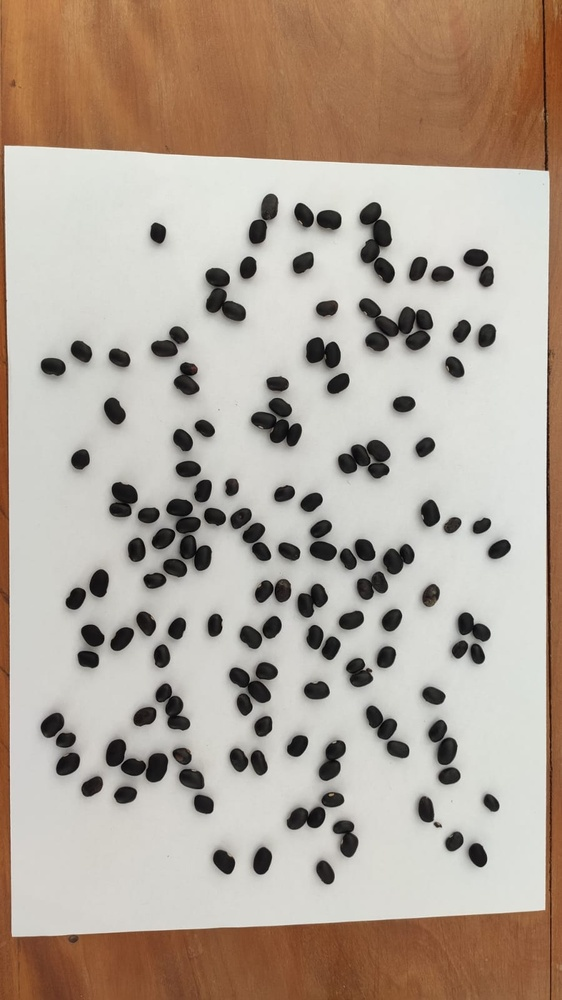
#> input picture imagens/boas/feijoes_normais_01.jpeg, 562 x 1000 px, shrunk from 900 x 1600 before the run
$ python -i extrator.py   (imports and definitions only)
#> lines starting #> are read from the running program, lines starting #| are printed output that depends on the picture; after the words box and inside, x2 and y2 are one past the last pixel; in counts of white or black regions, pixels touching at a corner belong together
#> further down, picture is the input picture: shape (1000, 562, 3); mean B, G, R 151.3, 164.1, 177.7
import cv2
import numpy as np

def extrair_caracteristicas(img):
    gray = cv2.cvtColor(img, cv2.COLOR_BGR2GRAY)
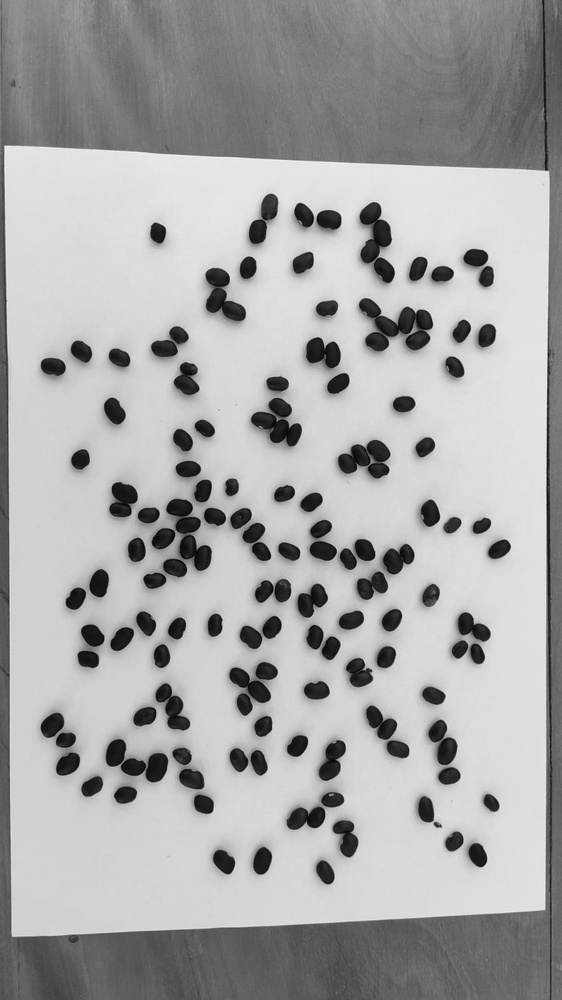
#> gray: shape (1000, 562); min 0, max 246, mean 166.7
    _, thresh = cv2.threshold(gray, 200, 255, cv2.THRESH_BINARY_INV)
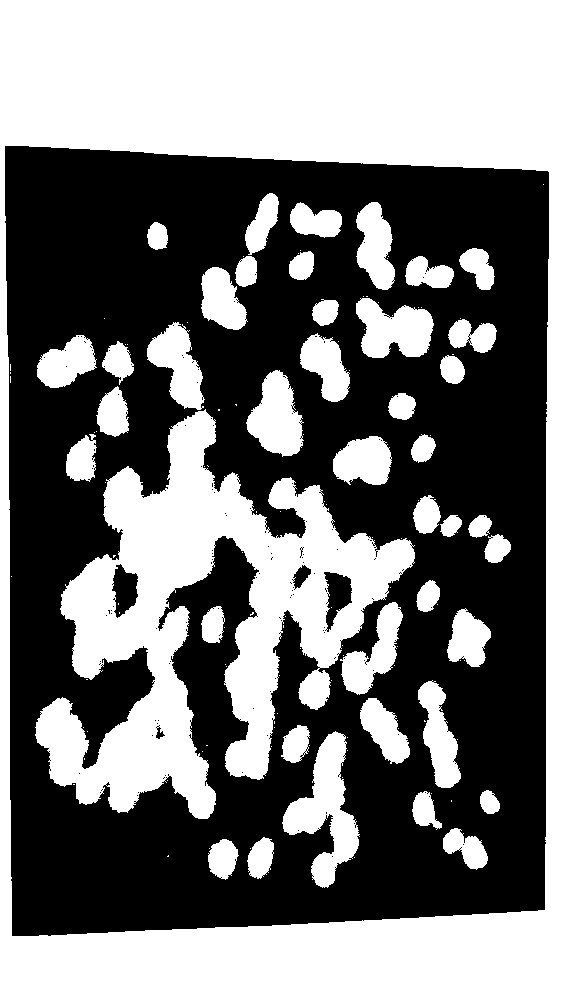
#> thresh: shape (1000, 562); 47.1% white; 131 white regions (89 under 20 px), largest, box (x1, y1, x2, y2) and area: (0, 0, 562, 1000) 150637, (35, 409, 415, 819) 60186, (282, 731, 360, 888) 5203
    contornos, _ = cv2.findContours(thresh, cv2.RETR_EXTERNAL, cv2.CHAIN_APPROX_SIMPLE)
#> contornos = [[[0, 0], [0, 999], [561, 999], [561, 0]]]

    if not contornos:
        return [0, 0, 0, 0]

    c = max(contornos, key=cv2.contourArea)
#> c = [[0, 0], [0, 999], [561, 999], [561, 0]]
    area = cv2.contourArea(c)
#> area = 560439
    perimetro = cv2.arcLength(c, True)
#> perimetro = 3120
    circularidade = 4 * np.pi * area / (perimetro ** 2 + 1e-5)
#> circularidade = 0.723
    cor_media = np.mean(gray)
#> cor_media = 166.7
    return [area, perimetro, circularidade, cor_media]

>>> import cv2
>>> picture = cv2.imread('imagens/boas/feijoes_normais_01.jpeg')
>>> result = extrair_caracteristicas(picture)
#> result = [560439, 3120, 0.723, 166.7]

$ run again, on imagens/boas/feijoes_normais_02.jpeg
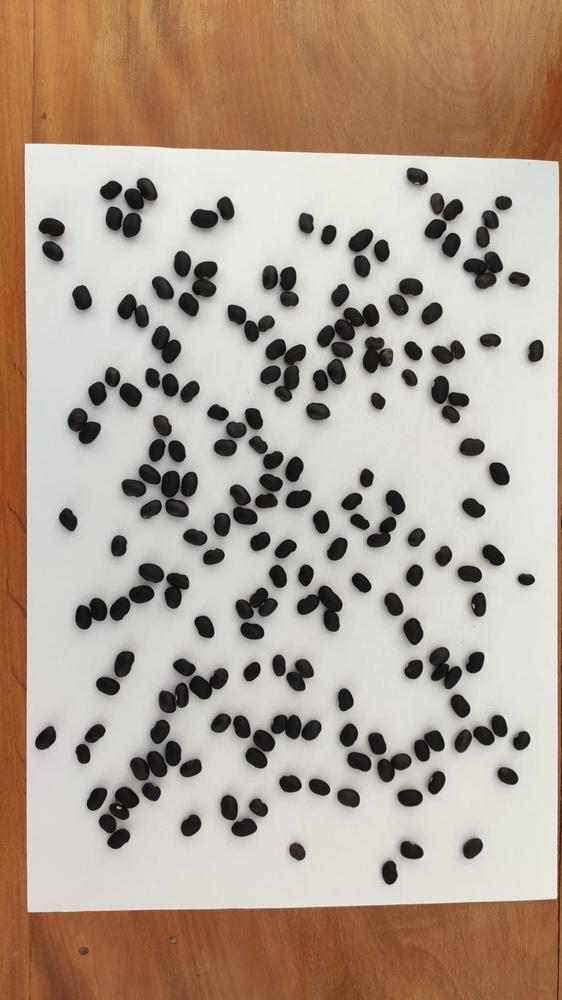
#> input picture imagens/boas/feijoes_normais_02.jpeg, 562 x 1000 px, shrunk from 900 x 1600 before the run
#> picture is the input picture: shape (1000, 562, 3); mean B, G, R 145.5, 160, 177
#> in extrair_caracteristicas, `gray = cv2.cvtColor(img, cv2.COLOR_BGR2GRAY)`:
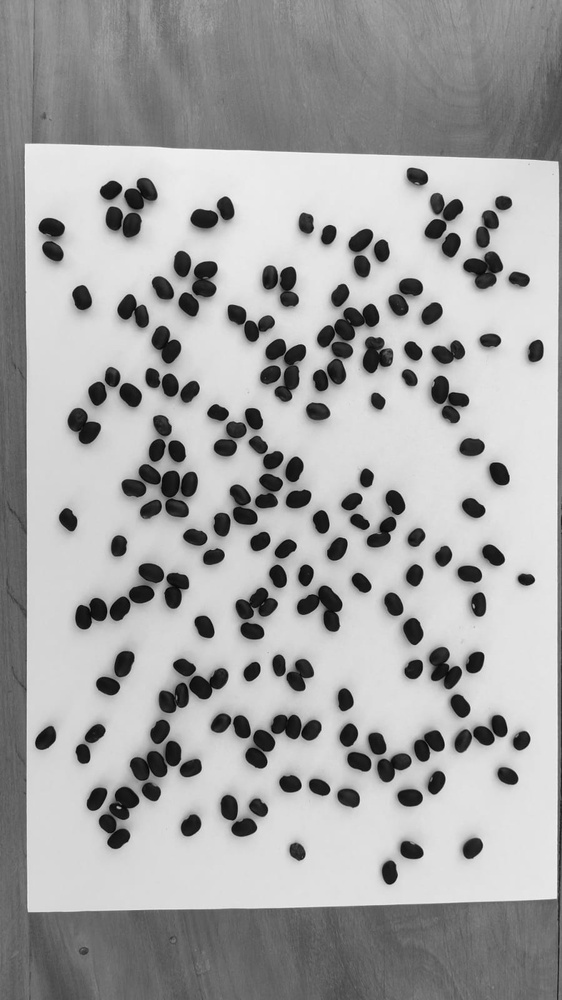
#> gray: shape (1000, 562); min 1, max 248, mean 163.5
#> in extrair_caracteristicas, `_, thresh = cv2.threshold(gray, 200, 255, cv2.THRESH_BINARY_INV)`:
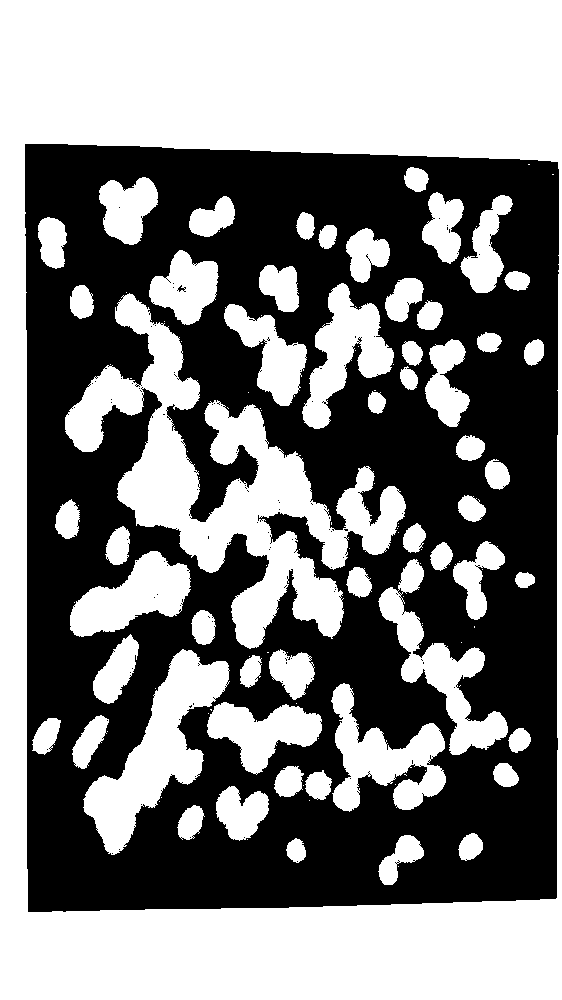
#> thresh: shape (1000, 562); 50.4% white; 115 black regions (113 under 20 px), largest, box (x1, y1, x2, y2) and area: (25, 144, 559, 912) 278803, (177, 285, 186, 292) 28
#> contornos = [[[0, 0], [0, 999], [561, 999], [561, 0]]]
#> c = [[0, 0], [0, 999], [561, 999], [561, 0]]
#> area = 560439
#> perimetro = 3120
#> circularidade = 0.723
#> cor_media = 163.5
#> result = [560439, 3120, 0.723, 163.5]

$ run again, on imagens/boas/feijoes_normais_03.jpeg
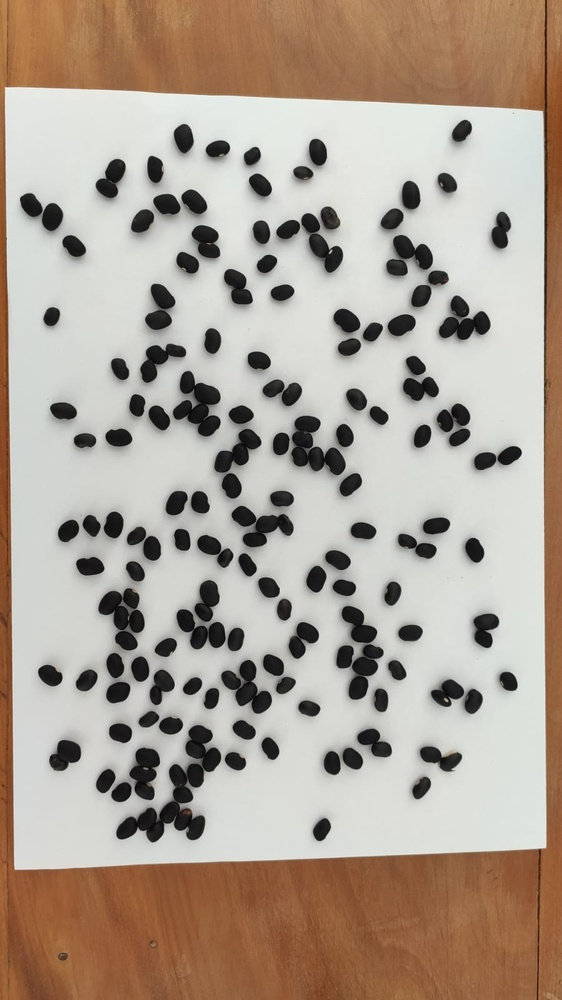
#> input picture imagens/boas/feijoes_normais_03.jpeg, 562 x 1000 px, shrunk from 900 x 1600 before the run
#> picture is the input picture: shape (1000, 562, 3); mean B, G, R 147.6, 160.1, 173
#> in extrair_caracteristicas, `gray = cv2.cvtColor(img, cv2.COLOR_BGR2GRAY)`:
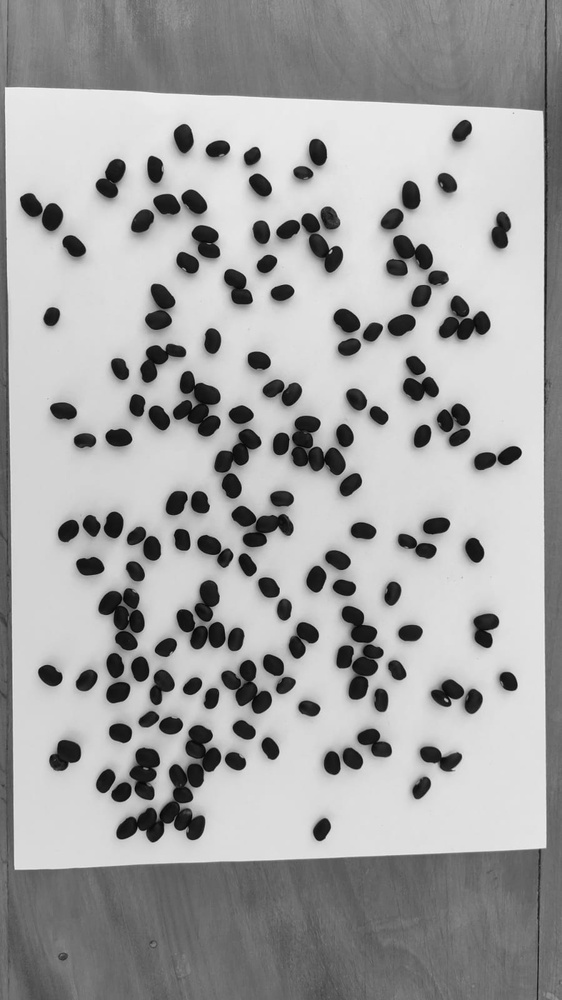
#> gray: shape (1000, 562); min 0, max 247, mean 162.6
#> in extrair_caracteristicas, `_, thresh = cv2.threshold(gray, 200, 255, cv2.THRESH_BINARY_INV)`:
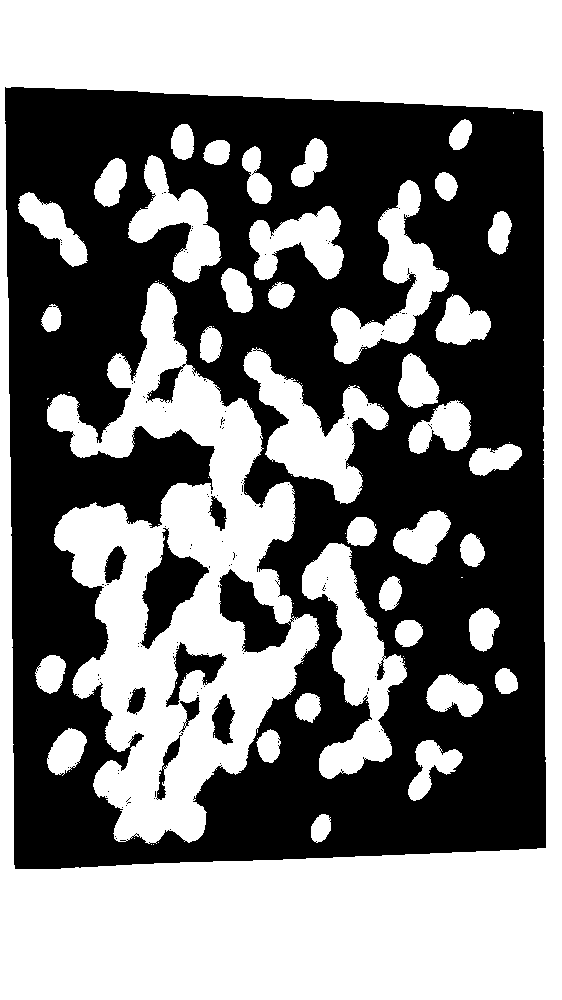
#> thresh: shape (1000, 562); 50.4% white; 154 black regions (145 under 20 px), largest, box (x1, y1, x2, y2) and area: (5, 87, 546, 869) 270990, (140, 528, 209, 649) 3313, (166, 642, 227, 707) 1298
#> contornos = [[[0, 0], [0, 999], [561, 999], [561, 0]]]
#> c = [[0, 0], [0, 999], [561, 999], [561, 0]]
#> area = 560439
#> perimetro = 3120
#> circularidade = 0.723
#> cor_media = 162.6
#> result = [560439, 3120, 0.723, 162.6]

$ run again, on imagens/boas/feijoes_normais_04 (1).jpeg
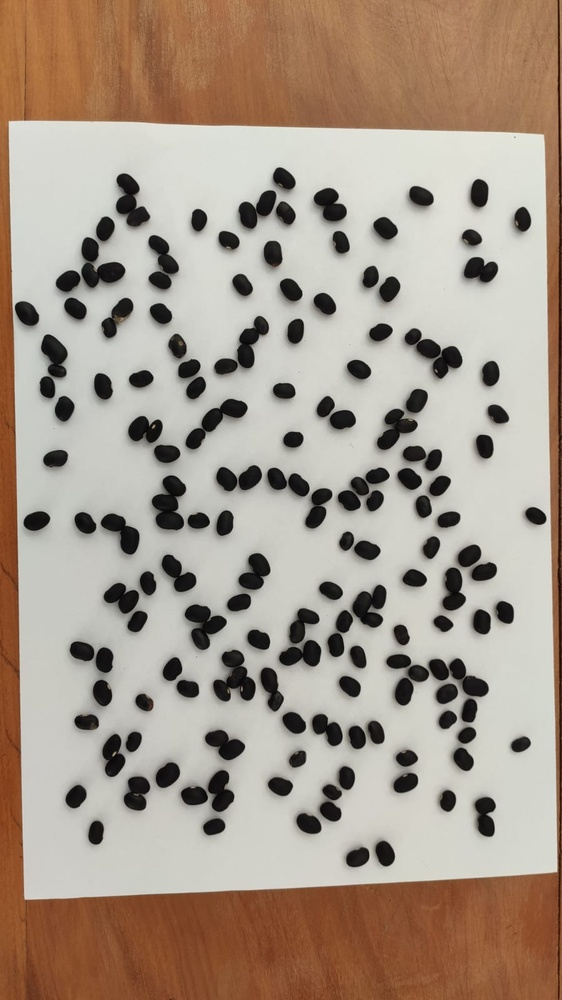
#> input picture imagens/boas/feijoes_normais_04 (1).jpeg, 562 x 1000 px, shrunk from 900 x 1600 before the run
#> picture is the input picture: shape (1000, 562, 3); mean B, G, R 137.8, 151.9, 166.6
#> in extrair_caracteristicas, `gray = cv2.cvtColor(img, cv2.COLOR_BGR2GRAY)`:
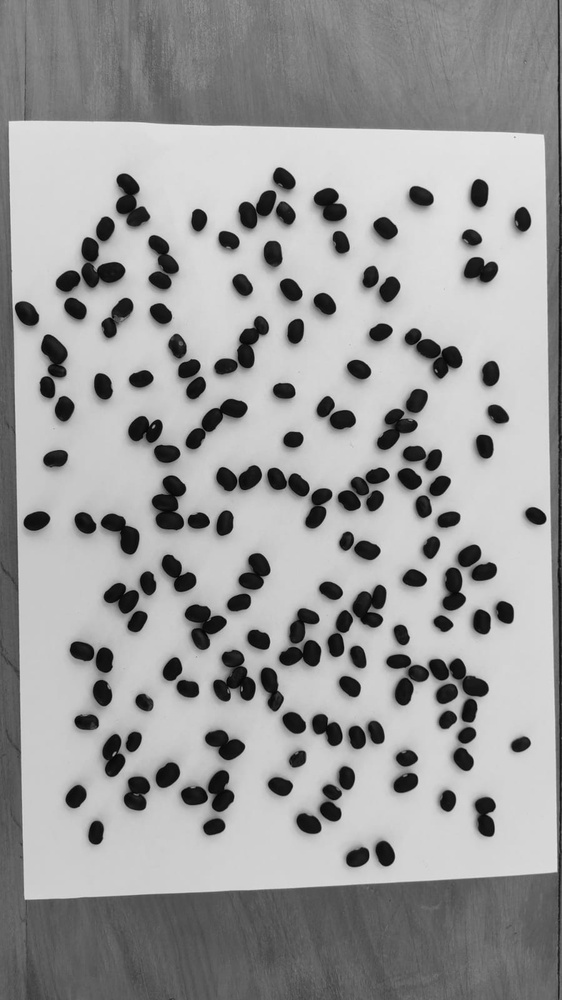
#> gray: shape (1000, 562); min 0, max 236, mean 154.7
#> in extrair_caracteristicas, `_, thresh = cv2.threshold(gray, 200, 255, cv2.THRESH_BINARY_INV)`:
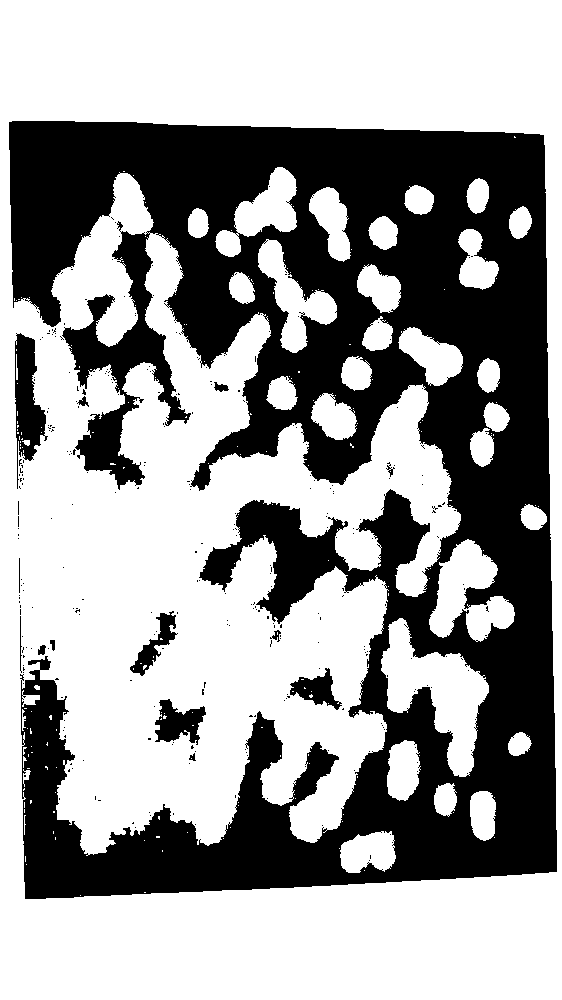
#> thresh: shape (1000, 562); 61.3% white; 309 black regions (295 under 20 px), largest, box (x1, y1, x2, y2) and area: (9, 121, 557, 899) 210766, (15, 333, 48, 489) 2553, (155, 699, 206, 745) 1338
#> contornos = [[[0, 0], [0, 999], [561, 999], [561, 0]]]
#> c = [[0, 0], [0, 999], [561, 999], [561, 0]]
#> area = 560439
#> perimetro = 3120
#> circularidade = 0.723
#> cor_media = 154.7
#> result = [560439, 3120, 0.723, 154.7]
